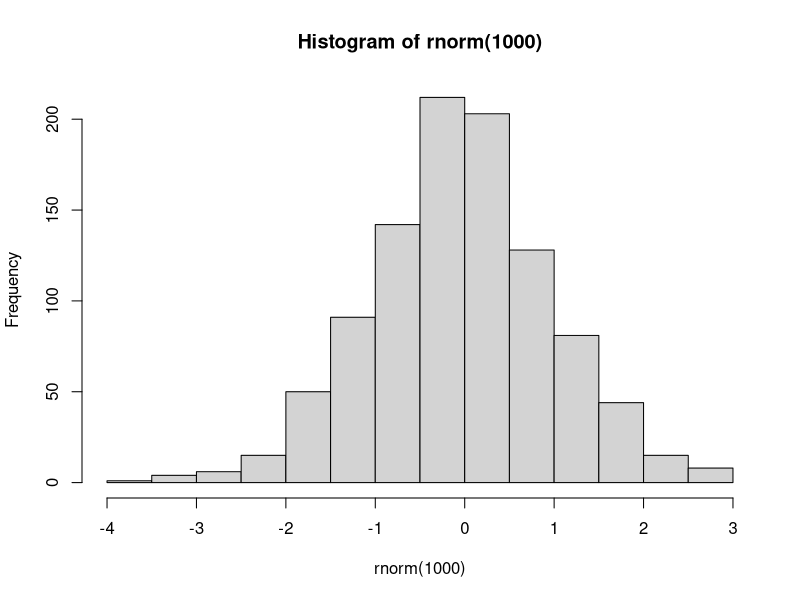

R code for this plot:
## ---- chunk 1
knitr::opts_chunk$set(echo = TRUE)
knitr::opts_chunk$set(fig.path = "img/")
## ---- chunk 2

if(!("raster" %in% installed.packages()[,1])) install.packages(raster)

library(raster)

hist(rnorm(1000))
